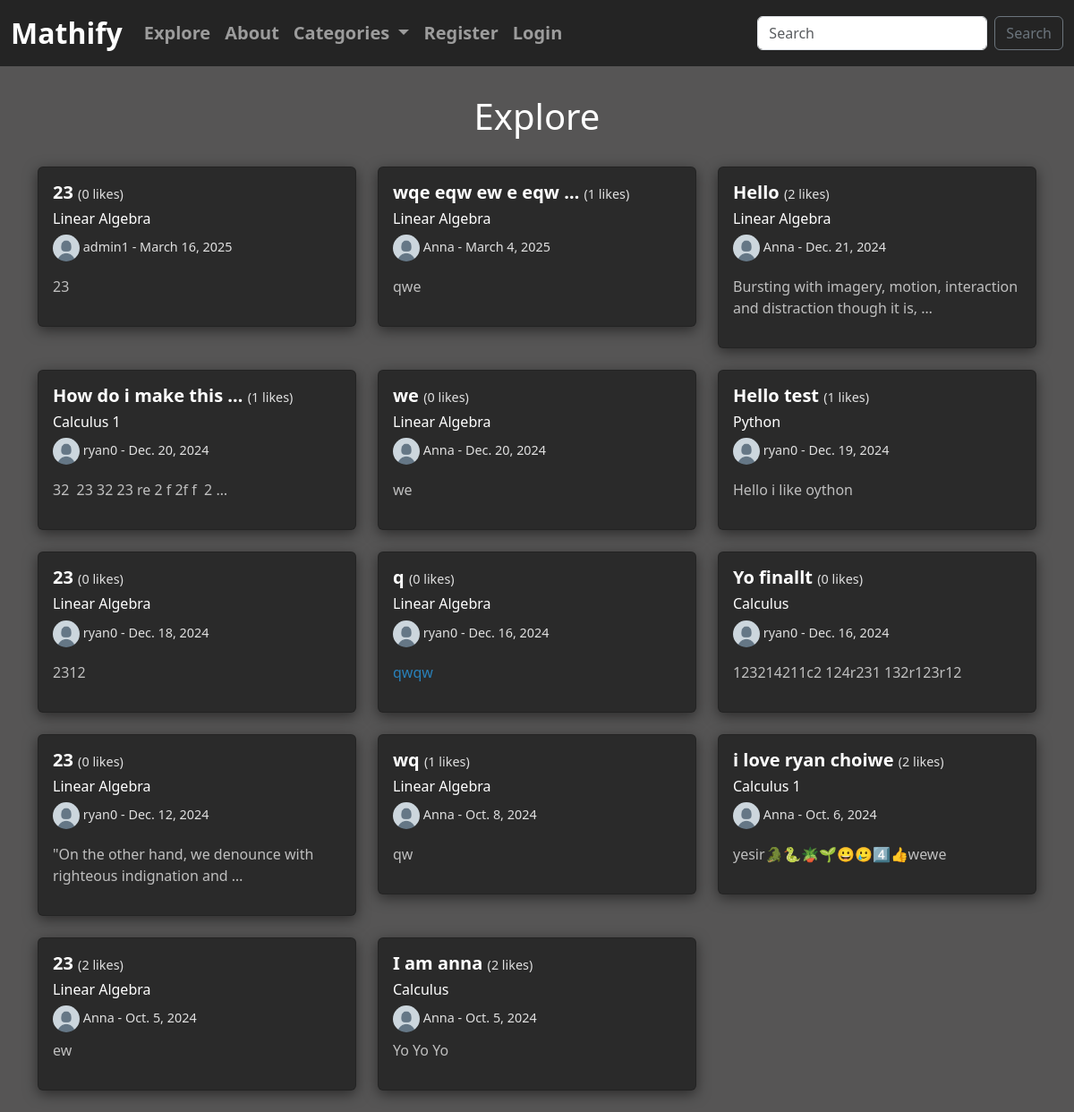
/explore/, run on the app's committed database.
### myApp/models.py (models this page shows, shortened)
class Post(models.Model):
    title = models.CharField(max_length=255)
    header_image = models.ImageField(null=True, blank=True, upload_to="images/")
    author = models.ForeignKey(User, on_delete=models.CASCADE)
    body = RichTextField(blank=True, null=True)
    post_date = models.DateField(auto_now_add=True)
    category = models.CharField(max_length=255, default='uncategorized')
    likes = models.ManyToManyField(User, related_name='blog_post')
    def total_likes(self):
        return self.likes.count()

### myApp/views.py (the view)
# urls.py: path('explore/', BlogView.as_view(), name="blog_view"),
class BlogView(CategoryMixin, ListView):
    model = Post
    template_name = 'myApp/blog.html'
    ordering = ['-post_date']

### myApp/models.py (called while the page is built)
    def __str__(self):
        return self.name

### myApp/views.py (called while the page is built)
    def get_context_data(self, **kwargs):
        context = super().get_context_data(**kwargs)
        context["cat_menu"] = Category.objects.all()
        return context

### myApp/templates/myApp/blog.html (shortened to what this page needs)
{% extends 'myApp/base.html' %}
{% load static %}
{% block content %}
<link rel="stylesheet" href="{% static 'myApp/css/blog.css' %}">
<h1>Explore</h1>
<div class="row">
    {% for post in object_list %}
    <div class="col-md-4 mb-4">
        <div class="card">
            <a href="{% url 'article_details' pk=post.pk %}"><span class="span-link"></span></a>
            <div class="card-body">
                <h5 class="card-title">
                    <a href="{% url 'article_details' pk=post.pk %}">{{ post.title|safe|truncatewords:5 }}</a>
                    <span class="card-color"> ({{ post.total_likes }} likes)</span>
                </h5>
                {% if post.category != 'uncategorized' %}
                <h6>
                    <a href="{% url 'category' post.category|slugify %}">{{ post.category }}</a>
                </h6>
                {% endif %}
                <h6 class="card-color">
                    {% if post.author.profile.profile_pic %}
                        <img src="{{ post.author.profile.profile_pic.url }}" width=30 height=30 class="rounded-circle">
                    {% else %}
                         <img src="{% static 'myApp/images/defaultpfp.png' %}" width=30 height=30 class="rounded-circle">
                    {% endif %}
                    {{ post.author.username }} - {{ post.post_date }}
                </h6>
                <div class="body-text">
                    <p>{{ post.body|safe|truncatewords:10 }}</p>
                </div>
            </div>
        </div>
    </div>
    {% endfor %}
</div>
{% endblock %}

### static/myApp/css/blog.css (style rules this page uses)
:root { --dark-gray: #1a1a1a; --light-gray: #2a2a2a; --yellow: white; --text-color: #bfbfbf; }
body { background-color: #565555; }
h1 { margin-top: 2rem; text-align: center; margin-bottom: 2rem; color: var(--yellow); }
.card { background-color: var(--light-gray); transition: transform 0.3s ease, box-shadow 0.3s ease; box-shadow: 0 4px 15px rgba(0,0,0,0.5); }
.span-link { position:absolute; width:100%; height:100%; top:0; left: 0; z-index: 1; }
.card-title a { position: relative; text-decoration: none; color: var(--yellow); font-weight: bold; z-index: 2; }
.card-color { color: #e0e0e0; font-size: 0.9rem; }
.body-text { color: var(--text-color) }
h6 a { position: relative; text-decoration: none; color: var(--yellow); z-index: 2; }

### data on the page
Post: title "23", total_likes "0", category "Linear Algebra", author.username "admin1", post_date "March 16, 2025", body "23"
Post: title "wqe eqw ew e eqw …", total_likes "1", category "Linear Algebra", author.username "Anna", post_date "March 4, 2025", body "qwe"
Post: title "Hello", total_likes "2", category "Linear Algebra", author.username "Anna", post_date "Dec. 21, 2024", body "Bursting with imagery, motion, interaction and distraction though it is, …"
Post: title "How do i make this …", total_likes "1", category "Calculus 1", author.username "ryan0", post_date "Dec. 20, 2024", body "32 23 32 23 re 2 f 2f f 2 …"
Post: title "we", total_likes "0", category "Linear Algebra", author.username "Anna", post_date "Dec. 20, 2024", body "we"
Post: title "Hello test", total_likes "1", category "Python", author.username "ryan0", post_date "Dec. 19, 2024", body "Hello i like oython"
Post: title "23", total_likes "0", category "Linear Algebra", author.username "ryan0", post_date "Dec. 18, 2024", body "2312"
Post: title "q", total_likes "0", category "Linear Algebra", author.username "ryan0", post_date "Dec. 16, 2024", body "qwqw"
Post: title "Yo finallt", total_likes "0", category "Calculus", author.username "ryan0", post_date "Dec. 16, 2024", body "123214211c2 124r231 132r123r12"
Post: title "23", total_likes "0", category "Linear Algebra", author.username "ryan0", post_date "Dec. 12, 2024", body "\"On the other hand, we denounce with righteous indignation and …"
Post: title "wq", total_likes "1", category "Linear Algebra", author.username "Anna", post_date "Oct. 8, 2024", body "qw"
Post: title "i love ryan choiwe", total_likes "2", category "Calculus 1", author.username "Anna", post_date "Oct. 6, 2024", body "yesir🐊🐍🪴🌱😀🥲4️⃣👍wewe"
Post: title "23", total_likes "2", category "Linear Algebra", author.username "Anna", post_date "Oct. 5, 2024", body "ew"
Post: title "I am anna", total_likes "2", category "Calculus", author.username "Anna", post_date "Oct. 5, 2024", body "Yo Yo Yo"
